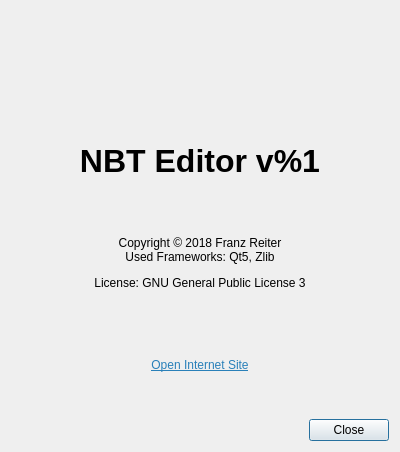
<?xml version="1.0" encoding="UTF-8"?>
<ui version="4.0">
 <class>AboutDialog</class>
 <widget class="QDialog" name="AboutDialog">
  <property name="geometry">
   <rect>
    <x>0</x>
    <y>0</y>
    <width>400</width>
    <height>452</height>
   </rect>
  </property>
  <property name="sizePolicy">
   <sizepolicy hsizetype="Fixed" vsizetype="Fixed">
    <horstretch>0</horstretch>
    <verstretch>0</verstretch>
   </sizepolicy>
  </property>
  <property name="minimumSize">
   <size>
    <width>400</width>
    <height>452</height>
   </size>
  </property>
  <property name="maximumSize">
   <size>
    <width>400</width>
    <height>452</height>
   </size>
  </property>
  <property name="windowTitle">
   <string>About</string>
  </property>
  <property name="windowIcon">
   <iconset resource="../../resources/resources.qrc">
    <normaloff>:/general/logo.png</normaloff>:/general/logo.png</iconset>
  </property>
  <property name="modal">
   <bool>true</bool>
  </property>
  <layout class="QVBoxLayout" name="verticalLayout">
   <item>
    <widget class="QLabel" name="image">
     <property name="text">
      <string notr="true"/>
     </property>
     <property name="pixmap">
      <pixmap resource="../../resources/resources.qrc">:/general/logo.png</pixmap>
     </property>
     <property name="scaledContents">
      <bool>false</bool>
     </property>
     <property name="alignment">
      <set>Qt::AlignCenter</set>
     </property>
     <property name="wordWrap">
      <bool>false</bool>
     </property>
     <property name="openExternalLinks">
      <bool>false</bool>
     </property>
    </widget>
   </item>
   <item>
    <widget class="QLabel" name="nameLabel">
     <property name="font">
      <font>
       <pointsize>24</pointsize>
       <weight>75</weight>
       <italic>false</italic>
       <bold>true</bold>
      </font>
     </property>
     <property name="text">
      <string>NBT Editor v%1</string>
     </property>
     <property name="textFormat">
      <enum>Qt::AutoText</enum>
     </property>
     <property name="alignment">
      <set>Qt::AlignCenter</set>
     </property>
     <property name="wordWrap">
      <bool>false</bool>
     </property>
    </widget>
   </item>
   <item>
    <widget class="QLabel" name="textLabel">
     <property name="text">
      <string>&lt;html&gt;&lt;head/&gt;&lt;body&gt;&lt;p&gt;Copyright © 2018 Franz Reiter&lt;br/&gt;Used Frameworks: Qt5, Zlib&lt;/p&gt;&lt;p&gt;License: GNU General Public License 3&lt;/p&gt;&lt;/body&gt;&lt;/html&gt;</string>
     </property>
     <property name="alignment">
      <set>Qt::AlignCenter</set>
     </property>
    </widget>
   </item>
   <item>
    <widget class="QLabel" name="openWebsite">
     <property name="text">
      <string>&lt;html&gt;&lt;head/&gt;&lt;body&gt;&lt;p&gt;&lt;a href=&quot;https://nbt-editor.com&quot;&gt;&lt;span style=&quot; text-decoration: underline; color:#2980b9;&quot;&gt;Open Internet Site&lt;/span&gt;&lt;/a&gt;&lt;/p&gt;&lt;/body&gt;&lt;/html&gt;</string>
     </property>
     <property name="alignment">
      <set>Qt::AlignCenter</set>
     </property>
     <property name="openExternalLinks">
      <bool>true</bool>
     </property>
    </widget>
   </item>
   <item>
    <widget class="QDialogButtonBox" name="buttonBox">
     <property name="orientation">
      <enum>Qt::Horizontal</enum>
     </property>
     <property name="standardButtons">
      <set>QDialogButtonBox::Close</set>
     </property>
    </widget>
   </item>
  </layout>
 </widget>
 <resources>
  <include location="../../resources/resources.qrc"/>
 </resources>
 <connections>
  <connection>
   <sender>buttonBox</sender>
   <signal>accepted()</signal>
   <receiver>AboutDialog</receiver>
   <slot>accept()</slot>
   <hints>
    <hint type="sourcelabel">
     <x>248</x>
     <y>254</y>
    </hint>
    <hint type="destinationlabel">
     <x>157</x>
     <y>274</y>
    </hint>
   </hints>
  </connection>
  <connection>
   <sender>buttonBox</sender>
   <signal>rejected()</signal>
   <receiver>AboutDialog</receiver>
   <slot>reject()</slot>
   <hints>
    <hint type="sourcelabel">
     <x>316</x>
     <y>260</y>
    </hint>
    <hint type="destinationlabel">
     <x>286</x>
     <y>274</y>
    </hint>
   </hints>
  </connection>
 </connections>
</ui>
